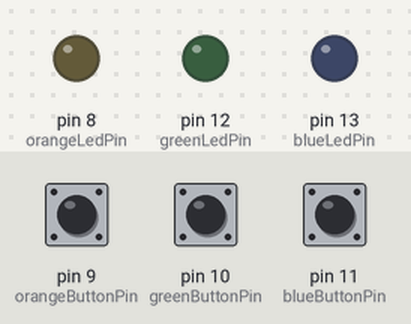
A sketch run on a simulated Arduino Uno, built with avr-gcc and run on an emulated ATmega328P. Parts: output pins drawn as LEDs (lit = HIGH). Inputs (shaded band) come from the test bench; at power-on: pin 9 (orangeButtonPin) LOW, pin 10 (greenButtonPin) LOW, pin 11 (blueButtonPin) LOW.

Above: at 1.2 s.
1.3 s: pin 9 (orangeButtonPin) pulled HIGH for 0.15 s
At 1.37 s:
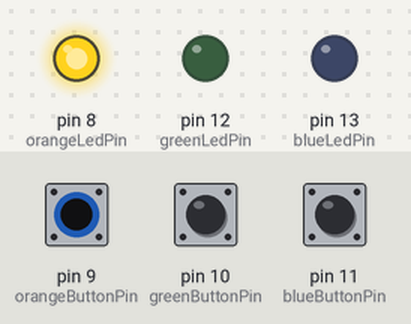
2.9 s: pin 10 (greenButtonPin) pulled HIGH for 0.15 s
At 2.97 s:
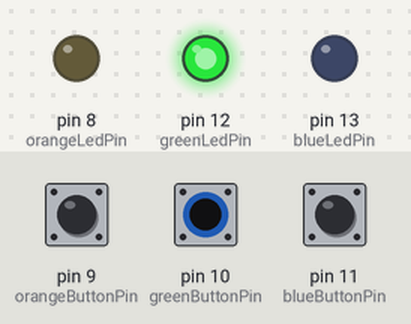
4.5 s: pin 11 (blueButtonPin) pulled HIGH for 0.15 s
At 4.57 s:
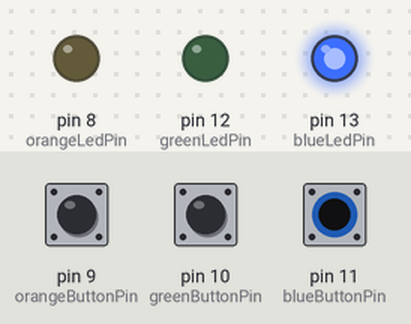
6.1 s: pin 11 (blueButtonPin) pulled HIGH for 3.2 s
At 9.9 s:
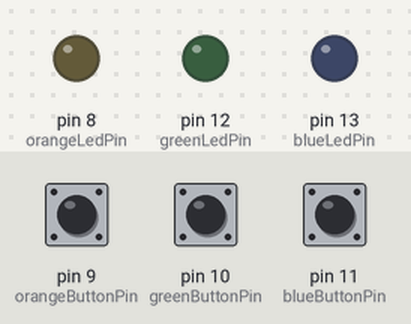
10.8 s: pin 9 (orangeButtonPin) pulled HIGH for 3.2 s
At 12.2 s:
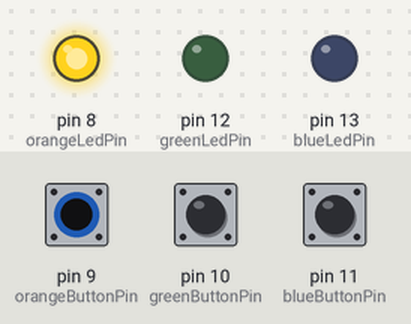
15.5 s: pin 9 (orangeButtonPin) driven HIGH and pin 10 (greenButtonPin) driven HIGH
At 15.8 s:
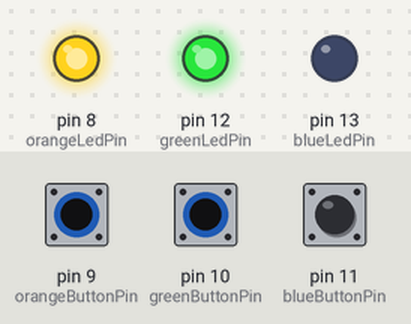
Timing chart, 0 to 18.0 s (numbered marks = the images above; inputs shaded):
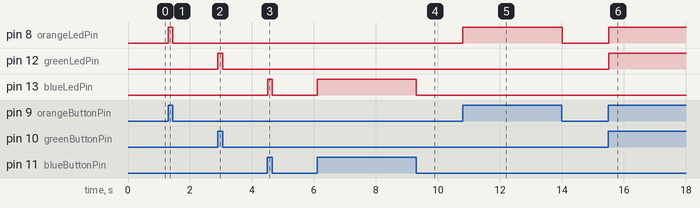

The sketch:

2026-03-26_3ainf_sistemi_lanzafameflavio_verifica_arduino_2.ino
```cpp
// Dichiarazioni pin LED
const int blueLedPin = 13;
const int greenLedPin = 12;
const int orangeLedPin = 8;

// Dichiarazioni pin pulsanti
const int blueButtonPin = 11;
const int greenButtonPin = 10;
const int orangeButtonPin = 9;

// Dichiarazioni variabili stato del bottone
bool isBlueButtPressed = false;
bool isGreenButtPressed = false;
bool isOrangeButtPressed = false;

void setup()
{
  // Setup pin pulsanti
  pinMode(blueButtonPin, INPUT);
  pinMode(greenButtonPin, INPUT);
  pinMode(orangeButtonPin, INPUT);

  // Setup pin LED
  pinMode(blueLedPin, OUTPUT);
  pinMode(greenLedPin, OUTPUT);
  pinMode(orangeLedPin, OUTPUT);
}

void loop()
{
  // Leggi lo stato del bottone
  isBlueButtPressed = digitalRead(blueButtonPin);
  isGreenButtPressed = digitalRead(greenButtonPin);
  isOrangeButtPressed = digitalRead(orangeButtonPin);

  // Accendi il LED se il pulsante e' premuto (true)
  if(isBlueButtPressed)
    digitalWrite(blueLedPin, HIGH);
  else
    digitalWrite(blueLedPin, LOW);

  if(isGreenButtPressed)
    digitalWrite(greenLedPin, HIGH);
  else
    digitalWrite(greenLedPin, LOW);

  if(isOrangeButtPressed)
    digitalWrite(orangeLedPin, HIGH);
  else
    digitalWrite(orangeLedPin, LOW);
}
```

Measured:
- after the input at 1.3 s, pin 8 (orangeLedPin): LOW → HIGH at once, → LOW 0.15 s later
- after the input at 2.9 s, pin 12 (greenLedPin): LOW → HIGH at once, → LOW 0.15 s later
- after the input at 4.5 s, pin 13 (blueLedPin): LOW → HIGH at once, → LOW 0.15 s later
- after the input at 6.1 s, pin 13 (blueLedPin): LOW → HIGH at once, → LOW 3.2 s later
- after the input at 10.8 s, pin 8 (orangeLedPin): LOW → HIGH at once, → LOW 3.2 s later
- after the input at 15.5 s, pin 8 (orangeLedPin), pin 12 (greenLedPin): LOW → HIGH at once
